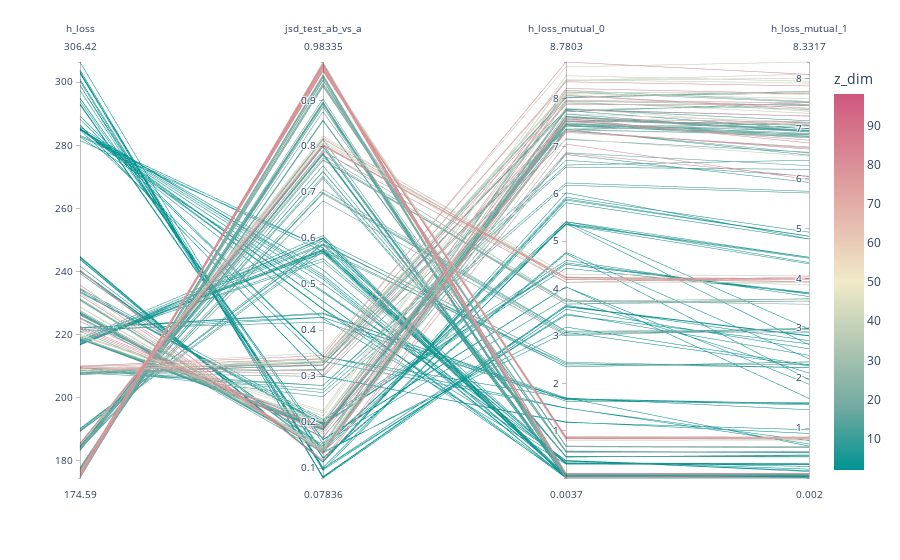

Source (notebook cell):
### Code cell
fig = px.parallel_coordinates(df_plt, color="z_dim",
                              dimensions=['h_loss', 'jsd_test_ab_vs_a', 'h_loss_mutual_0', 'h_loss_mutual_1'],
                              color_continuous_scale=px.colors.diverging.Tealrose,
                              color_continuous_midpoint=50)
fig.show()

### Figure 1 — Plotly figure (JSON) as saved in the notebook; plotly's stock layout.template omitted (floating-point values rounded to 4 significant figures; data arrays with more than 128 entries replaced by an {"elided": "..."} marker saying what was removed)
{"data": [{"dimensions": [{"label": "h_loss", "values": {"elided": "245 float values"}}, {"label": "jsd_test_ab_vs_a", "values": {"elided": "245 float values"}}, {"label": "h_loss_mutual_0", "values": {"elided": "245 float values"}}, {"label": "h_loss_mutual_1", "values": {"elided": "245 float values"}}], "domain": {"y": [0.0, 1.0], "x": [0.0, 1.0]}, "type": "parcoords", "name": "", "line": {"coloraxis": "coloraxis", "color": {"elided": "245 int values"}}}], "layout": {"coloraxis": {"colorscale": [[0.0, "rgb(0, 147, 146)"], [0.1667, "rgb(114, 170, 161)"], [0.3333, "rgb(177, 199, 179)"], [0.5, "rgb(241, 234, 200)"], [0.6667, "rgb(229, 185, 173)"], [0.8333, "rgb(217, 137, 148)"], [1.0, "rgb(208, 88, 126)"]], "colorbar": {"title": {"text": "z_dim"}}, "cmid": 50}, "legend": {"tracegroupgap": 0}, "margin": {"t": 60}}}
